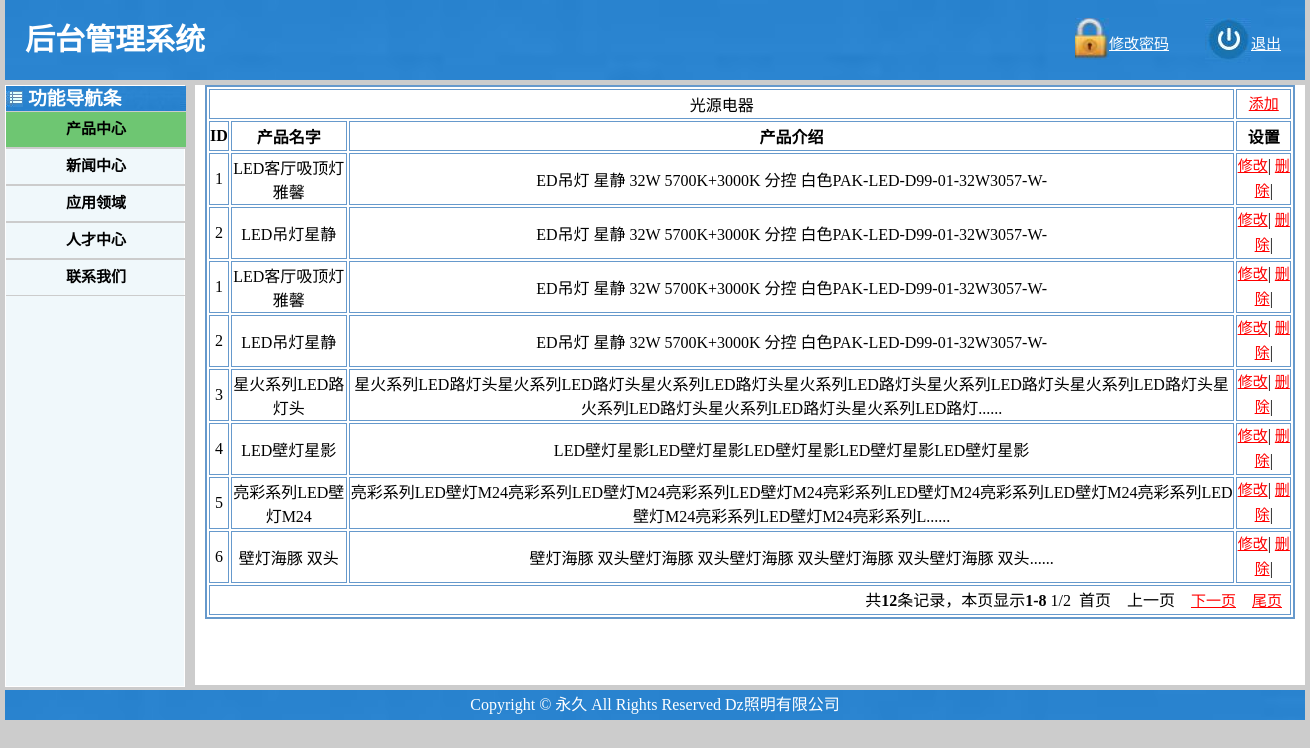
Screenshot of /admin/index_admin.php?y=2 with the database file from the repository.
### tables this page shows
CREATE TABLE IF NOT EXISTS `guang` (
  `id` int(11) NOT NULL,
  `name` varchar(100) NOT NULL,
  `img` varchar(50) NOT NULL,
  `new` varchar(5000) NOT NULL
);

### admin/index_admin_2.php (the view, shortened to what this page needs)
<!doctype html>
<html>
<head>
</head>
<body>
<?php
$sql="select * from guang order by id desc ";
$result=mysql_query($sql);
$cols=mysql_num_fields($result);
$total=mysql_num_rows($result);
$num=8;
$cpage=isset($_GET["page"])?$_GET["page"]:1;
$pagenum=ceil($total/$num);
$offset=($cpage-1)*$num;
$sql="select * from guang limit {$offset},{$num}";
$result=mysql_query($sql);
$start=$offset+1;
$end=($cpage==$pagenum)?$total : ($cpage*$num);
$next=($cpage==$pagenum)? 0:($cpage+1);
$prev=($cpage==1)? 0:($cpage-1);
echo '<table align="center" width="1090px" border="2px" bordercolor="#6699CC" >';
    echo'<tr>';
		 echo'<td colspan="3">光源电器</td>';
		 echo'<td ><a href="index_admin_2_add.php?id=<?php echo $row[0];?>" target="_blank">添加</a></td>';
         echo'</tr>';
         echo'<tr style="font-weight:bold;">';
		 echo'<td>ID</td>';
		 echo'<td>产品名字</td>';
		 echo'<td>产品介绍</td>';
		 echo'<td>设置</td>';
		 echo'</tr>';
		 echo'<tr>';
$x=1;while($row=mysql_fetch_array($result)){ ?>
      <td><?php echo $row['id']; ?></td>
      <td><?php echo $row['name']; ?></td>
      <td><?php
     if(strlen($row['new'])>90){
	 echo mb_substr($row['new'],0,89,"utf8")."......";
 }else{
	   echo $row['new'];
    }
?></td>
	 <td><a href="index_admin_2_edit.php?id=<?php echo $row[0];?>" target="_blank">修改</a>|
	      <a href="index_admin_2_del.php?id=<?php echo $row[0];?>" target="_blank">删除</a>|
     </td>
<?php echo '</tr>';$x++;}
echo '<tr><td colspan="'.$cols.'" align="right">';
echo "共<b>$total</b>条记录，本页显示<b>{$start}-{$end}</b> {$cpage}/{$pagenum}";
	if($cpage==1)
		echo "  首页  ";
	else
		echo "  <a href='index_admin.php?y=2&page=1'>首页</a>  ";
	if($prev)
		echo "  <a href='index_admin.php?y=2&page={$prev}'>上一页</a>  ";
	else
		echo "  上一页  ";
	if($next)
		echo "  <a href='index_admin.php?y=2&page={$next}'>下一页</a>  ";
	else
		echo "  下一页  ";
	if($cpage==$pagenum)
		echo "  尾页  ";
	else
		echo "  <a href='index_admin.php?y=2&page={$pagenum}'>尾页</a>  ";
echo '</td></tr>';
echo '</table>';
?>
</body>
</html>

### admin/css/admin.css (style rules this page uses)
* { margin:0; padding:0; }
body { background:#CCC }

### admin/index_admin_2.php (style rules this page uses)
table { margin: auto; text-align: center; }
tr { height: 30px; }
a { color:#F00; font-size:15px; line-height:25px; }

### rows the page displays
guang: id "1", name "LED客厅吸顶灯雅馨", new "ED吊灯 星静 32W 5700K+3000K 分控 白色PAK-LED-D99-01-32W3057-W-"
guang: id "2", name "LED吊灯星静", new "ED吊灯 星静 32W 5700K+3000K 分控 白色PAK-LED-D99-01-32W3057-W-"
guang: id "1", name "LED客厅吸顶灯雅馨", new "ED吊灯 星静 32W 5700K+3000K 分控 白色PAK-LED-D99-01-32W3057-W-"
guang: id "2", name "LED吊灯星静", new "ED吊灯 星静 32W 5700K+3000K 分控 白色PAK-LED-D99-01-32W3057-W-"
guang: id "3", name "星火系列LED路灯头", new "星火系列LED路灯头星火系列LED路灯头星火系列LED路灯头星火系列LED路灯头星火系列LED路灯头星火系列LED路灯头星火系列LED路灯头星火系列LED路灯头星火系列LED路灯"
guang: id "4", name "LED壁灯星影", new "LED壁灯星影LED壁灯星影LED壁灯星影LED壁灯星影LED壁灯星影"
guang: id "5", name "亮彩系列LED壁灯M24", new "亮彩系列LED壁灯M24亮彩系列LED壁灯M24亮彩系列LED壁灯M24亮彩系列LED壁灯M24亮彩系列LED壁灯M24亮彩系列LED壁灯M24亮彩系列LED壁灯M24亮彩系列L"
guang: id "6", name "壁灯海豚 双头", new "壁灯海豚 双头壁灯海豚 双头壁灯海豚 双头壁灯海豚 双头壁灯海豚 双头"

### other values shown
$total "12"
$start "1"
$end "8"
$cpage "1"
$pagenum "2"
